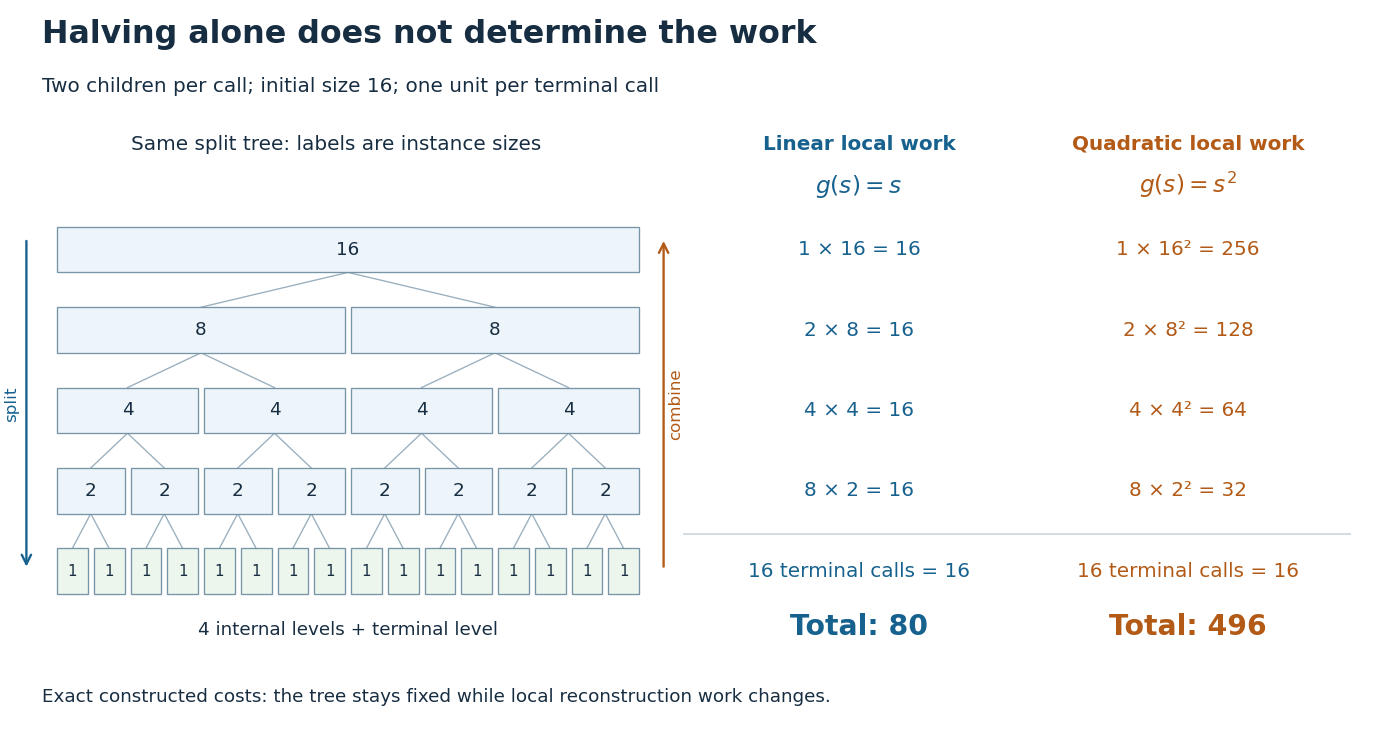

Reproduce this figure in Python.
"""Draw exact work ledgers on a common halving tree (Python 3.14, matplotlib 3.10)."""

from pathlib import Path

import matplotlib.pyplot as plt
from matplotlib.patches import FancyArrowPatch, Rectangle


def main():
    plt.rcParams.update({"font.family": "DejaVu Sans", "font.size": 12})
    fig = plt.figure(figsize=(11.6, 6.2), dpi=120, facecolor="white")
    ax = fig.add_axes((0, 0, 1, 1), facecolor="white")
    ax.set(xlim=(0, 11.6), ylim=(0, 6.2))
    ax.axis("off")
    ink, blue, orange = "#172d41", "#17618f", "#b25a16"
    ax.text(0.35, 5.84, "Halving alone does not determine the work", fontsize=19,
            fontweight="bold", color=ink)
    ax.text(0.35, 5.43, "Two children per call; initial size 16; one unit per terminal call",
            color=ink, fontsize=12)
    ax.text(2.8, 4.95, "Same split tree: labels are instance sizes", ha="center", color=ink)
    ax.text(7.16, 4.95, "Linear local work", ha="center", color=blue, weight="bold")
    ax.text(9.90, 4.95, "Quadratic local work", ha="center", color=orange, weight="bold")
    ax.text(7.16, 4.59, r"$g(s)=s$", ha="center", color=blue, fontsize=14)
    ax.text(9.90, 4.59, r"$g(s)=s^2$", ha="center", color=orange, fontsize=14)

    x0, tree_width, row_height = 0.45, 4.9, 0.38
    level_ys = [4.12 - 0.67 * j for j in range(5)]
    for j, y in enumerate(level_ys):
        calls, size = 2 ** j, 16 // 2 ** j
        cell_width = tree_width / calls
        if j:
            previous_y = level_ys[j - 1]
            for i in range(calls):
                parent_x = x0 + (i // 2 + 0.5) * cell_width * 2
                child_x = x0 + (i + 0.5) * cell_width
                ax.plot([parent_x, child_x], [previous_y - row_height / 2, y + row_height / 2],
                        color="#9aafbd", linewidth=0.8, zorder=1)
        for i in range(calls):
            left = x0 + i * cell_width + 0.025
            ax.add_patch(Rectangle((left, y - row_height / 2), cell_width - 0.05,
                                   row_height, facecolor="#eef5fa" if j < 4 else "#edf6ec",
                                   edgecolor="#7895a8", linewidth=0.8, zorder=2))
            ax.text(left + (cell_width - 0.05) / 2, y, str(size), ha="center", va="center",
                    fontsize=11 if j < 4 else 9, color=ink, zorder=3)
        for x, color, power in [(7.16, blue, 1), (9.90, orange, 2)]:
            if j < 4:
                work = calls * size ** power
                expression = f"{calls} × {size}" + ("²" if power == 2 else "") + f" = {work}"
            else:
                expression = "16 terminal calls = 16"
            ax.text(x, y, expression, ha="center", va="center", color=color, fontsize=12)
        if j == 3:
            ax.plot([5.7, 11.25], [y - 0.36, y - 0.36], color="#c9d4db", lw=1)

    ax.add_patch(FancyArrowPatch((0.22, 4.22), (0.22, 1.45), arrowstyle="->",
                                mutation_scale=14, color=blue, linewidth=1.4))
    ax.text(0.10, 2.83, "split", rotation=90, ha="center", va="center", fontsize=10, color=blue)
    ax.add_patch(FancyArrowPatch((5.53, 1.45), (5.53, 4.22), arrowstyle="->",
                                mutation_scale=14, color=orange, linewidth=1.4))
    ax.text(5.63, 2.83, "combine", rotation=90, ha="center", va="center", fontsize=10, color=orange)
    ax.text(2.90, 0.91, "4 internal levels + terminal level", ha="center", color=ink, fontsize=11)
    ax.text(7.16, 0.91, "Total: 80", ha="center", color=blue, weight="bold", fontsize=17)
    ax.text(9.90, 0.91, "Total: 496", ha="center", color=orange, weight="bold", fontsize=17)
    ax.text(0.35, 0.35, "Exact constructed costs: the tree stays fixed while local reconstruction work changes.",
            color=ink, fontsize=11)
    fig.savefig(Path(__file__).stem + ".png", facecolor="white", transparent=False)
    plt.close(fig)


if __name__ == "__main__":
    main()
